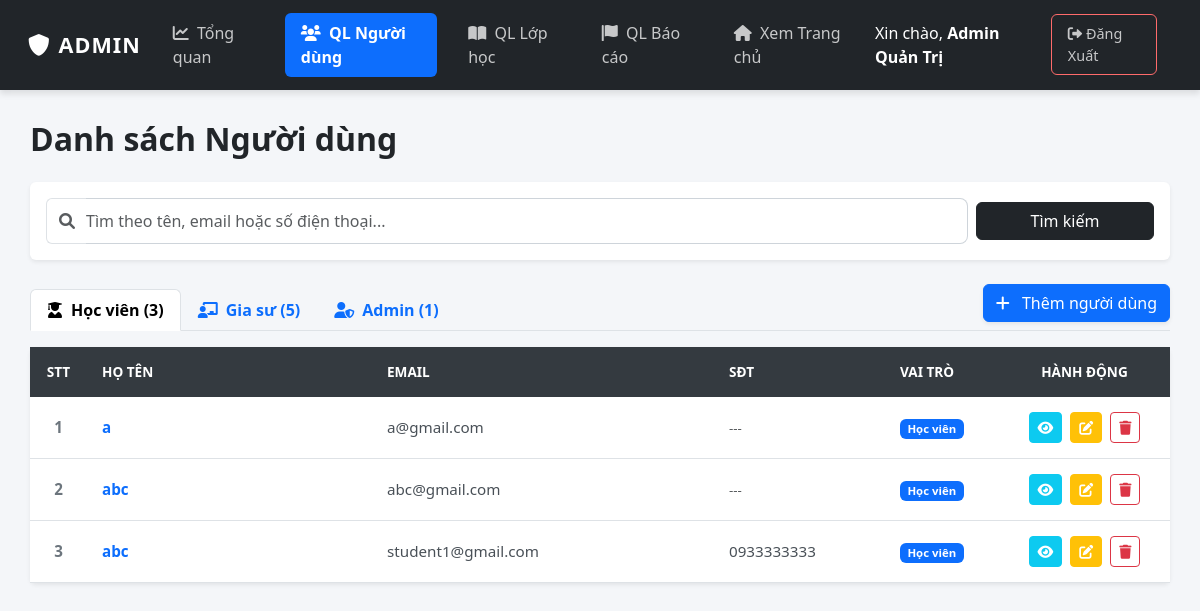
/N14Lurny/admin/users.php (signed in), run on an earlier commit of the app's database.
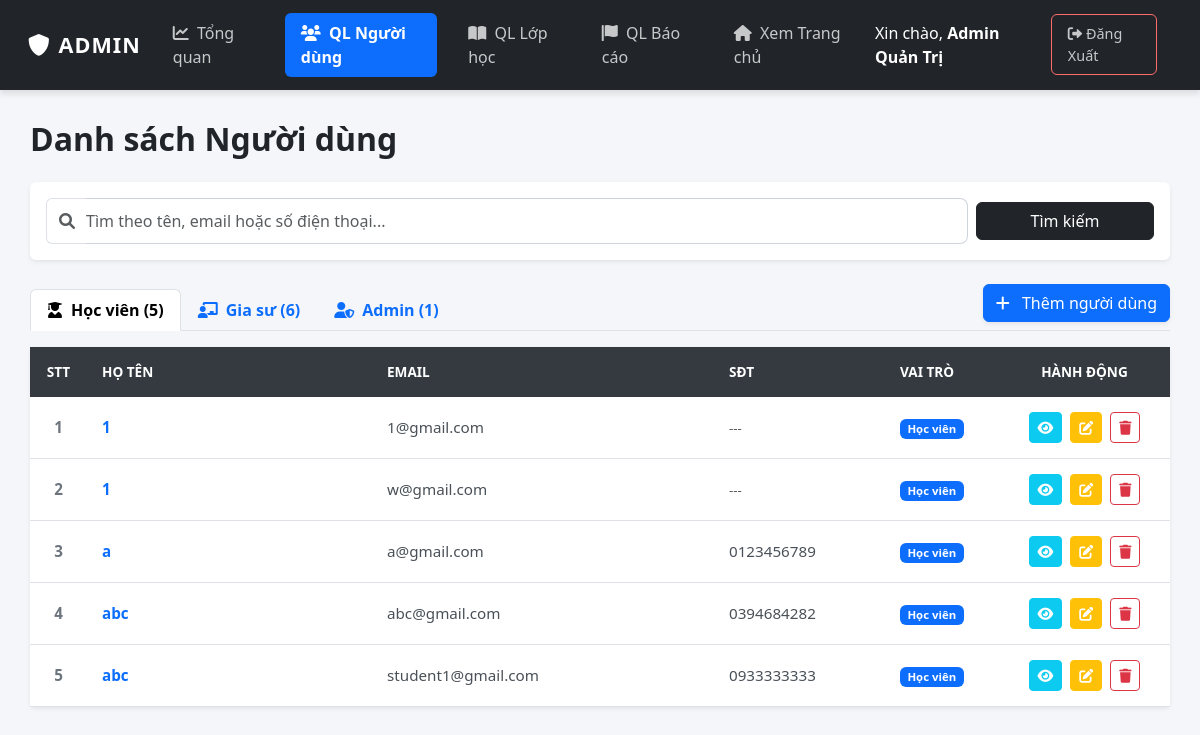
And on a later commit of the database.
### tables this page shows
CREATE TABLE `users` (
  `id` int(11) NOT NULL,
  `full_name` varchar(100) NOT NULL,
  `email` varchar(100) NOT NULL,
  `password` varchar(255) NOT NULL,
  `role` enum('admin','tutor','student') NOT NULL DEFAULT 'student',
  `avatar` varchar(255) DEFAULT NULL,
  `dob` date DEFAULT NULL,
  `gender` enum('Nam','Nữ','Khác') DEFAULT 'Nam',
  `phone` varchar(20) DEFAULT NULL,
  `bio` text DEFAULT NULL COMMENT 'Giới thiệu bản thân',
  `major` varchar(100) DEFAULT NULL COMMENT 'Chuyên ngành',
  `degree` varchar(100) DEFAULT NULL COMMENT 'Bằng cấp/Trình độ',
  `experience` varchar(100) DEFAULT NULL COMMENT 'Kinh nghiệm',
  `address` varchar(255) DEFAULT NULL COMMENT 'Địa chỉ/Khu vực',
  `school` varchar(255) DEFAULT NULL,
  `grade` varchar(50) DEFAULT NULL,
  `created_at` timestamp NOT NULL DEFAULT current_timestamp(),
  `warnings_count` int(11) DEFAULT 0 COMMENT 'Số lần bị cảnh cáo',
  `is_banned` tinyint(1) DEFAULT 0 COMMENT '1: Bị cấm dạy, 0: Bình thường'
);

### N14Lurny/admin/users.php (the view, shortened to what the changed rows need)
<?php
require __DIR__ . '/../config/db.php';
$sql = "SELECT * FROM users WHERE 1=1";
$sql .= " ORDER BY id DESC";
$result = $conn->query($sql);
$students = [];
$tutors = [];
$admins = [];
while ($row = $result->fetch_assoc()) {
    if ($row['role'] == 'student') { $students[] = $row; }
    elseif ($row['role'] == 'tutor') { $tutors[] = $row; }
    else { $admins[] = $row; }
}
?>
<!DOCTYPE html>
<html lang="vi">
<head>
    <link href="https://cdn.jsdelivr.net/npm/bootstrap@5.3.0/dist/css/bootstrap.min.css" rel="stylesheet">
    <link rel="stylesheet" href="https://cdnjs.cloudflare.com/ajax/libs/font-awesome/6.0.0/css/all.min.css">
    <link rel="stylesheet" href="../assets/css/admin.css">
</head>
<body>
<div class="admin-wrapper">
    <main class="admin-content">
        <div class="mb-4">
            <h2 class="text-dark m-0 fw-bold">Danh sách Người dùng</h2>
        </div>
        <div class="d-flex justify-content-between align-items-end mb-3 border-bottom">
            <ul class="nav nav-tabs border-bottom-0 mb-0" id="roleTabs" role="tablist">
                <li class="nav-item">
                    <button class="nav-link active fw-bold" id="student-tab" data-bs-toggle="tab" data-bs-target="#tab-student" type="button">
                        <i class="fas fa-user-graduate me-2"></i>Học viên (<?php echo count($students); ?>)
                    </button>
                </li>
                <li class="nav-item">
                    <button class="nav-link fw-bold" id="tutor-tab" data-bs-toggle="tab" data-bs-target="#tab-tutor" type="button">
                        <i class="fas fa-chalkboard-teacher me-2"></i>Gia sư (<?php echo count($tutors); ?>)
                    </button>
                </li>
            </ul>
        </div>
        <div class="tab-content" id="roleTabsContent">
            <div class="tab-pane fade show active" id="tab-student" role="tabpanel"><?php renderTable($students); ?></div>
        </div>
    </main>
</div>
<?php
function renderTable($data) {
    ?>
    <div class="card shadow-sm border-0">
        <div class="card-body p-0">
            <table class="table table-hover mb-0 align-middle">
                <thead class="table-dark">
                    <tr>
                        <th width="5%" class="text-center">STT</th>
                        <th width="25%">Họ tên</th>
                        <th width="30%">Email</th>
                        <th width="15%">SĐT</th> <th width="10%">Vai trò</th>
                        <th width="15%" class="text-center">Hành động</th>
                    </tr>
                </thead>
                <tbody>
                    <?php
                    $stt = 1;
                    foreach ($data as $row):
                    ?>
                    <tr>
                        <td class="text-center fw-bold text-secondary"><?php echo $stt++; ?></td>
                        <td class="fw-bold text-primary"><?php echo $row['full_name']; ?></td>
                        <td><?php echo $row['email']; ?></td>
                        <td><?php echo $row['phone'] ? $row['phone'] : '<span class="text-muted small">---</span>'; ?></td>
                        <td>
                            <?php if($row['role'] == 'student'): ?><span class="badge bg-primary">Học viên</span>
                            <?php elseif($row['role'] == 'tutor'): ?><span class="badge bg-success">Gia sư</span>
                            <?php else: ?><span class="badge bg-danger">Admin</span><?php endif; ?>
                        </td>
                        <td class="text-center">
                            <a href="user_detail.php?id=<?php echo $row['id']; ?>" class="btn btn-info btn-sm text-white me-1"><i class="fas fa-eye"></i></a>
                            <a href="user_form.php?id=<?php echo $row['id']; ?>" class="btn btn-warning btn-sm text-white me-1"><i class="fas fa-edit"></i></a>
                            <?php if($row['id'] != $_SESSION['user_id']): ?>
                                <a href="users.php?delete_id=<?php echo $row['id']; ?>" class="btn btn-outline-danger btn-sm" onclick="return confirm('Xóa người dùng này?')"><i class="fas fa-trash"></i></a>
                            <?php endif; ?>
                        </td>
                    </tr>
                    <?php endforeach; ?>
                </tbody>
            </table>
        </div>
    </div>
    <?php
}
?>
</body>
</html>

What changed in the data, as far as the page shows it:
added users: full_name "1", email "1@gmail.com", role "Học viên"
added users: full_name "1", email "w@gmail.com", role "Học viên"
changed users "a@gmail.com": phone (not shown) → "0123456789"; no longer shows "---"
changed users "abc@gmail.com": phone (not shown) → "0394684282"; no longer shows "---"
Also different on the page:
count($students): "3" → "5"
count($tutors): "5" → "6"
